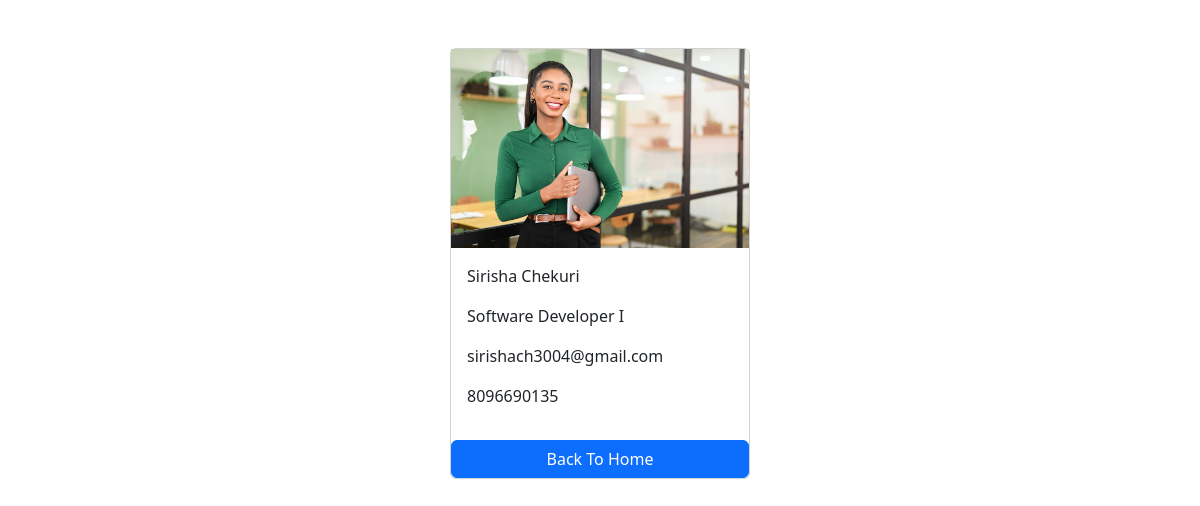
Screenshot of /employees/5/ with the database file from the repository.
### salary/models.py (models this page shows, shortened)
class Employee(models.Model):
    first_name=models.CharField(max_length=100)
    last_name=models.CharField(max_length=100)
    photo=models.ImageField(upload_to='image')
    designation=models.CharField(max_length=100)
    email_address=models.EmailField(max_length=100,unique=True)
    phone_number=models.CharField(max_length=10,blank=True)

### salary/views.py (the view)
# urls.py: path('<int:pk>/',views.employee_detail,name='employee_detail')
def employee_detail(request,pk):
    employee=get_object_or_404(Employee, pk=pk)
    context = {
        'employee' : employee
    }
    return render(request, 'employee_detail.html',context)

### templates/employee_detail.html (shortened to what this page needs)
<!DOCTYPE html>
<html lang="en">
<head>
    <link href="https://cdn.jsdelivr.net/npm/bootstrap@5.3.3/dist/css/bootstrap.min.css" rel="stylesheet">
</head>
<body>
    <div>
        <div class="card mx-auto mt-5" style="width: 300px">
            <img src="{{employee.photo.url}}" alt="">
            <div class="card-body">
            <p>{{employee.first_name}} {{employee.last_name}}</p>
            <p>{{employee.designation}}</p>
            <p>{{employee.email_address}}</p>
            <p>{{employee.phone_number}}</p>
        </div>
        <a href="{% url 'home' %}" class="btn btn-primary">Back To Home</a>
    </div>
</div>
</body>
</html>

### rows the page displays
Employee: photo (picture), first_name "Sirisha", last_name "Chekuri", designation "Software Developer I", email_address "sirishach3004@gmail.com", phone_number "8096690135"
